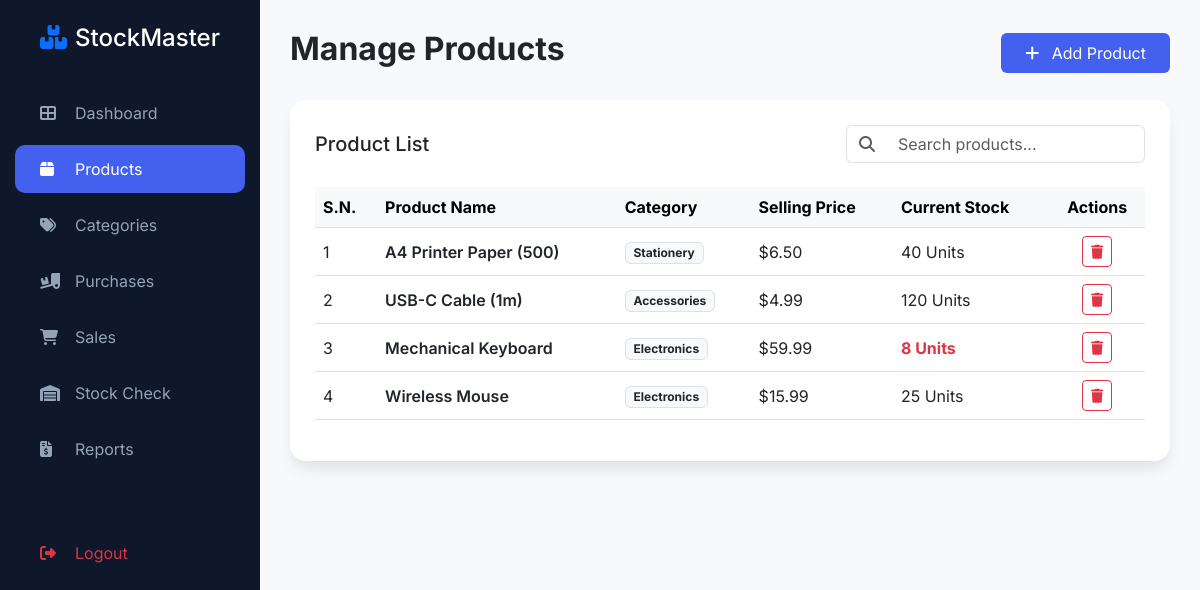
The page /products.php (signed in) on the database its author committed.
### tables this page shows
CREATE TABLE IF NOT EXISTS products (
  id INT UNSIGNED NOT NULL AUTO_INCREMENT,
  name VARCHAR(150) NOT NULL,
  category VARCHAR(100) NOT NULL DEFAULT 'Uncategorized',
  price DECIMAL(10,2) NOT NULL DEFAULT 0.00,
  qty INT NOT NULL DEFAULT 0,
  created_at TIMESTAMP NOT NULL DEFAULT CURRENT_TIMESTAMP,
  PRIMARY KEY (id),
  KEY idx_name (name),
  KEY idx_category (category)
);

### security.php (called while the page is built, shortened)
<?php
function current_role() {
    return $_SESSION['role'] ?? '';
}

### html/products.php (the view, shortened to what this page needs)
<?php
require_once '../db_config.php';
require_once '../security.php';
$search = "";
if (isset($_GET['search'])) {
    $search = $_GET['search'];
    $like = "%" . $search . "%";
    $stmt = $conn->prepare("SELECT * FROM products WHERE name LIKE ? ORDER BY id DESC");
    $stmt->bind_param("s", $like);
    $stmt->execute();
    $result = $stmt->get_result();
} else {
    $result = $conn->query("SELECT * FROM products ORDER BY id DESC");
}
?>
<!DOCTYPE html>
<html lang="en">
<head>
    <link href="https://cdn.jsdelivr.net/npm/bootstrap@5.3.0/dist/css/bootstrap.min.css" rel="stylesheet">
    <link rel="stylesheet" href="https://cdnjs.cloudflare.com/ajax/libs/font-awesome/6.4.0/css/all.min.css">
    <link rel="stylesheet" href="https://cdnjs.cloudflare.com/ajax/libs/animate.css/4.1.1/animate.min.css"/>
</head>
<body>
    <nav id="sidebar">
        <div class="p-4 text-center">
            <h4 class="mb-0"><i class="fas fa-boxes me-2 text-primary"></i>StockMaster</h4>
        </div>
        <ul class="nav flex-column mt-2">
            <li class="nav-item"><a href="index.php" class="nav-link"><i class="fas fa-th-large"></i> Dashboard</a></li>
            <li class="nav-item"><a href="products.php" class="nav-link active"><i class="fas fa-box"></i> Products</a></li>
            <li class="nav-item"><a href="categories.php" class="nav-link"><i class="fas fa-tags"></i> Categories</a></li>
            <li class="nav-item"><a href="purchases.php" class="nav-link"><i class="fas fa-truck-loading"></i> Purchases</a></li>
            <li class="nav-item"><a href="sales.php" class="nav-link"><i class="fas fa-shopping-cart"></i> Sales</a></li>
            <li class="nav-item"><a href="stock_status.php" class="nav-link"><i class="fas fa-warehouse"></i> Stock Check</a></li>
            <li class="nav-item"><a href="reports.php" class="nav-link"><i class="fas fa-file-invoice-dollar"></i> Reports</a></li>
            <li class="nav-item"><a href="login.php" class="nav-link text-danger"><i class="fas fa-sign-out-alt"></i> Logout</a></li>
        </ul>
    </nav>
    <div id="content">
        <div class="d-flex justify-content-between align-items-center mb-4">
            <h2 class="fw-bold animate__animated animate__fadeInDown">Manage Products</h2>
            <button class="btn btn-primary px-4 py-2" data-bs-toggle="modal" data-bs-target="#productModal">
                <i class="fas fa-plus me-2"></i> Add Product
            </button>
        </div>
        <div class="product-card animate__animated animate__fadeIn">
            <div class="d-flex justify-content-between align-items-center mb-4">
                <h5 class="mb-0">Product List</h5>
                <div class="search-box">
                    <div class="input-group">
                        <span class="input-group-text bg-white border-end-0"><i class="fas fa-search text-muted"></i></span>
                        <input type="text" id="searchInput" class="form-control border-start-0" placeholder="Search products..."
                               value="<?php echo htmlspecialchars($search); ?>" onkeyup="if(event.keyCode === 13) window.location.href='?search='+this.value">
                    </div>
                </div>
            </div>
            <div class="table-responsive">
                <table class="table table-hover align-middle">
                    <thead class="table-light">
                        <tr>
                            <th>S.N.</th>
                            <th>Product Name</th>
                            <th>Category</th>
                            <th>Selling Price</th>
                            <th>Current Stock</th>
                            <th class="text-center">Actions</th>
                        </tr>
                    </thead>
                    <tbody id="productTableBody">
                        <?php $sn = 1; $delay = 0.1; while($p = $result->fetch_assoc()): ?>
                        <tr class="animate__animated animate__fadeInUp" style="animation-delay: <?php echo $delay; ?>s;">
                            <td><?php echo $sn++; ?></td>
                            <td class="fw-semibold"><?php echo $p['name']; ?></td>
                            <td><span class="badge bg-light text-dark border"><?php echo $p['category']; ?></span></td>
                            <td>$<?php echo number_format($p['price'], 2); ?></td>
                            <td class="<?php echo $p['qty'] < 10 ? 'text-danger fw-bold' : ''; ?>"><?php echo $p['qty']; ?> Units</td>
                            <td class="text-center">
                                <?php if (current_role() === 'admin'): ?>
                                <form action="" method="POST" class="d-inline" onsubmit="return confirm('Delete this product?')">
                                    <button type="submit" class="btn btn-sm btn-outline-danger"><i class="fas fa-trash"></i></button>
                                </form>
                                <?php endif; ?>
                            </td>
                        </tr>
                        <?php $delay += 0.05; endwhile; ?>
                    </tbody>
                </table>
            </div>
        </div>
    </div>
</body>
</html>

### html/products.php (style rules this page uses)
:root { --sidebar-width: 260px; --primary-color: #4361ee; --bg-light: #f8f9fc; }
body { font-family: 'Inter', sans-serif; background-color: var(--bg-light); }
#sidebar { width: var(--sidebar-width); height: 100vh; position: fixed; background: #0f172a; color: #fff; z-index: 1000; }
.nav-link { color: #94a3b8; padding: 12px 25px; transition: 0.3s; display: flex; margin: 4px 15px; border-radius: 10px; align-items: center; text-decoration: none; }
.nav-link:hover, .nav-link.active { color: #fff; background: var(--primary-color); }
.nav-link i { margin-right: 15px; width: 20px; }
#content { margin-left: var(--sidebar-width); padding: 30px; width: calc(100% - var(--sidebar-width)); }
.product-card { background: white; padding: 25px; border-radius: 16px; box-shadow: 0 10px 15px -3px rgba(0, 0, 0, 0.1); }
.btn-primary { background-color: var(--primary-color); border: none; }
.search-box { max-width: 300px; }

### rows shown on the page
products: name "A4 Printer Paper (500)", category "Stationery", price "6.50", qty "40"
products: name "USB-C Cable (1m)", category "Accessories", price "4.99", qty "120"
products: name "Mechanical Keyboard", category "Electronics", price "59.99", qty "8"
products: name "Wireless Mouse", category "Electronics", price "15.99", qty "25"
